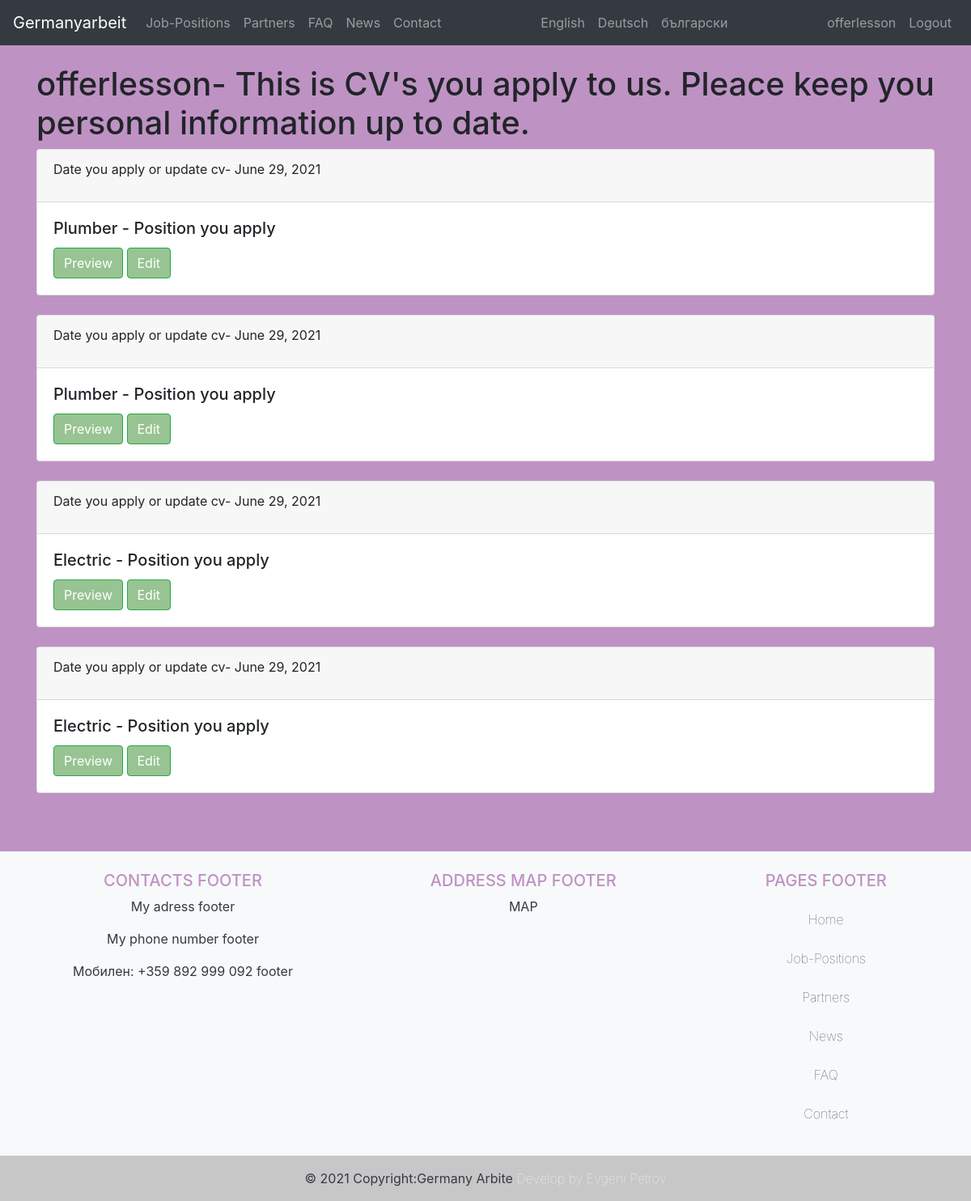
Page /category/cv/list (signed in) on the earlier database version.
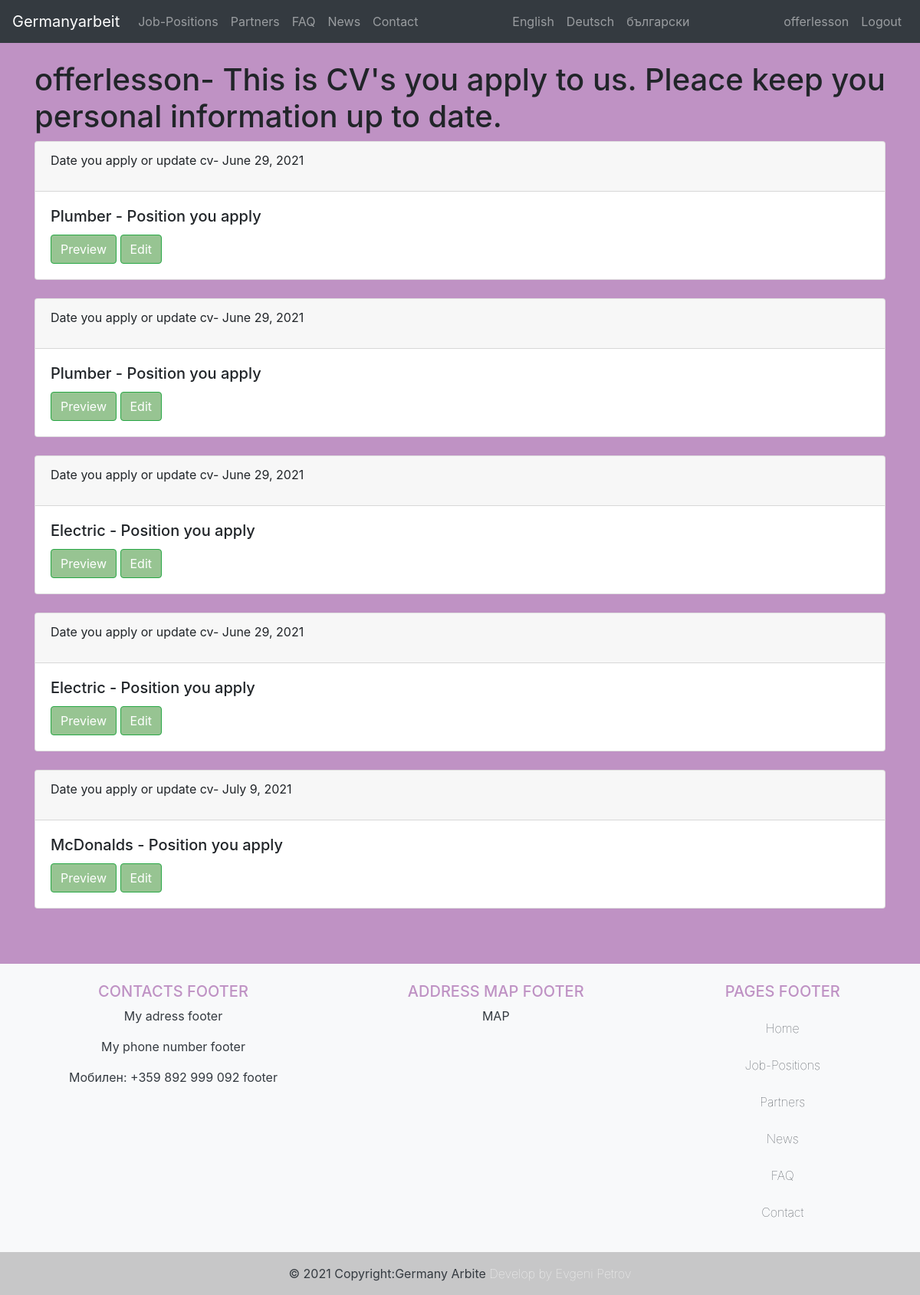
Same page on the later database version.
### category/models.py (models this page shows, shortened)
class Cv(models.Model):
    GENDER = [
        ('Femail', _('Femail')),
        ('Male', _('Male')),
    ]
    DRIVING_LICENSE = [
        ('Yes', _('Yes')),
        ('No', _('No')),
    ]
    LANG1 = [
        ('English', _('English')),
        ('German', _('German')),
        ('French', _('French')),
        ('Italian', _('Italian')),
        ('Spanish', _('Spanish')),
        ('Russian', _('Russian')),
    ]
    LANG_LEVELS = [
        ('Basic', _('Basic')),
        ('Medium', _('Medium')),
        ('Fluent', _('Fluent')),
    ]
    COUNTRY = [
        ('UK', _('UK')),
        ('Germany', _('Germany')),
        ('France', _('France')),
        ('Italy', _('Italy')),
        ('Netherlands', _('Netherlands')),
        ('Switzerland', _('Switzerland')),
        ('Poland', _('Poland')),
        ('Greece', _('Greece')),
        ('Sweden', _('Sweden')),
        ('Bulgaria', _('Bulgaria')),
        ('Belgium', _('Belgium')),
        ('Austria', _('Austria')),
        ('Hungary', _('Hungary')),
        ('Denmark', _('Denmark')),
        ('Finland', _('Finland')),
        ('Norway', _('Norway')),
        ('Czechia', _('Czechia')),
        ('Irland', _('Irland')),
        ('Romania', _('Romania')),
        ('Cyprus', _('Cyprus')),
        ('Slovenia', _('Slovenia')),
        ('Lithuania', _('Lithuania')),
        ('Latvia', _('Latvia')),
        ('Russian Federation', _('Russian Federation')),
        ('Not Europe', _('Not Europe')),
    ]
    POSITION = [
        ('Position I aplly', _('Position I apply')),
        ('Different', _('Different')),
    ]
    job = models.ForeignKey(SubCategory, on_delete=models.CASCADE)
    worker = models.ForeignKey(User, on_delete=models.CASCADE)
    birth_day = models.DateField(_("birth_day"))
    gender = models.CharField(_('gender'), max_length=50, choices=GENDER)
    driving_license = models.CharField(_('driving_license'), max_length=10, choices=DRIVING_LICENSE)
    first_lang = models.CharField(_('first_lang'), max_length=20, choices=LANG1, blank=True)
    first_lang_level = models.CharField(_("first_lang_level"), max_length=50, choices=LANG_LEVELS, blank=True)
    second_lang = models.CharField(_('second_lang'), max_length=20, choices=LANG1, blank=True)
    second_lang_level = models.CharField(_("second_lang_level"), max_length=50, choices=LANG_LEVELS, blank=True)
    third_lang = models.CharField(_('third_lang'), max_length=20, choices=LANG1, blank=True)
    third_lang_level = models.CharField(_('third_lang_level'), max_length=50, choices=LANG_LEVELS, blank=True)
    ready_to_start = models.DateField(_('ready_to_start'),)
    expectet_salary = models.CharField(_('expectet_salary'), max_length=20, blank=True)
    sertificate_1 = models.ImageField(_("sertificate_1"), upload_to="cv_sertificate", blank=True)
    sertificate_2 = models.ImageField(_("sertificate_2"), upload_to="cv_sertificate", blank=True)
    country_1 = models.CharField(_('country_1'), max_length=50, choices=COUNTRY) #help_text=_('Country you worked'))
    company_name_1 = models.CharField(_('company_name_1'), max_length=50)
    position_1 = models.CharField(_("position_1"), max_length=150, choices=POSITION, default="Position I aplly")
    start_date_1 = models.DateField(_('start_date_1'),)
    end_date_1 = models.DateField(_('end_date_1'),)
    country_2 = models.CharField(_('country_2'), max_length=50, choices=COUNTRY)
    company_name_2 = models.CharField(_('company_name_2'), max_length=50)
    position_2 = models.CharField(_('position_2'), max_length=150, choices=POSITION, default="Position I aplly")
    start_date_2 = models.DateField(_('start_date_2'),)
    end_date_2 = models.DateField(_('end_date_2'),)
    country_3 = models.CharField(_('country_3'), max_length=50, choices=COUNTRY)
    company_name_3 = models.CharField(_('company_name_3'), max_length=50)
    position_3 = models.CharField(_('position_3'), max_length=150, choices=POSITION, default="Position I aplly")
    start_date_3 = models.DateField(_('start_date_3'),)
    end_date_3 = models.DateField(_('end_date_3'),)
    update_date = models.DateTimeField(auto_now=True)
    submit_date = models.DateField(auto_now_add=True)
    employ = models.BooleanField(default=False)

class SubCategory(models.Model):
    category = models.ForeignKey(Category, on_delete=models.CASCADE, related_name="category", related_query_name="category", verbose_name="category")
    name = models.CharField(max_length=250)
    img = models.ImageField(upload_to="category_pic")
    def __str__(self):
        return self.name

### category/views.py (the view)
# urls.py: path('cv/list', views.cv_list, name='cv_list'),
@login_required
@worker_required
def cv_list(request):
    cv = Cv.objects.all().filter(worker=request.user)
    return render(request, 'category/cv_list.html', {'cv': cv})

### templates/category/cv_list.html (shortened to what this page needs)
{% extends "base.html" %}
{% load i18n %}
<div class="container">
    <div class="row">
        <div class="col-lg-12 col-md-12 col-sm-12">
        <br>
        <h1>{{ user.username }}- {% trans "This is CV's you apply to us. Pleace keep you personal information up to date." %} </h1>
            {% for c in cv %}
            <div class="card">
                <div class="card-header">
                    <p>{% trans "Date you apply or update cv-" %} {{ c.submit_date }}</p>
                </div>
                <div class="card-body">
                    <h5 class="card-title">{{ c.job }} - {% trans 'Position you apply' %}</h5>
                    <a href="{% url 'cv_detail' c.id %}" class="btn btn-success">{% trans "Preview" %}</a>
                    <a href="{% url 'edit_cv' c.id %}" class="btn btn-success">{% trans "Edit" %}</a>
                </div>
            </div>
            <br>
            {% endfor %}
        </div>
    </div>
</div>

### templates/nav.html (shortened to what this page needs)
{% load i18n %}
{% load static %}
<nav class="navbar navbar-expand-lg navbar-dark bg-dark">
  <a class="navbar-brand" href="{% url 'home' %}"><img/>Germanyarbeit</a>
  <div class="collapse navbar-collapse justify-content-between" id="navbarNav">
    <ul class="navbar-nav">
      <li class="nav-item">
        <a class="nav-link" href="{% url 'category_all' %}">{% trans "Job-Positions" %}</a>
      </li>
      <li class="nav-item">
        <a class="nav-link" href="{% url 'partners' %}">{% trans "Partners" %}</a>
      </li>
      <li class="nav-item">
        <a class="nav-link" href="{% url 'faq' %}">{% trans "FAQ" %}</a>
      </li>
      <li class="nav-item">
        <a class="nav-link" href="{% url 'news' %}">{% trans "News" %}</a>
      </li>
      <li class="nav-item">
        <a class="nav-link" href="{% url 'contact' %}">{% trans "Contact" %}</a>
      </li>
    </ul>
    <ul class="navbar-nav">
        {% get_available_languages as LANGUAGES %}
        {% get_language_info_list for LANGUAGES as languages %}
        {% for lang in languages %}
          <li class="nav-item">
            <a class="dropdown-item nav-link" href="/{{ lang.code }}/">{{ lang.name_local }}</a>
          </li>
        {% endfor %}
    </ul>
    <ul class="navbar-nav">
      {% if user.is_authenticated %}
      <li class="nav-item">
        <a class="nav-link" href="{% url 'profile' %}">{{ user.username }}</a>
      </li>
      <li class="nav-item">
        <a class="nav-link" href="{% url 'account_logout' %}">{% trans "Logout" %}</a>
      </li>
      {% endif %}
    </ul>
  </div>
</nav>

Differences in the rows shown:
added Cv: submit_date "July 9, 2021", job "McDonalds"
